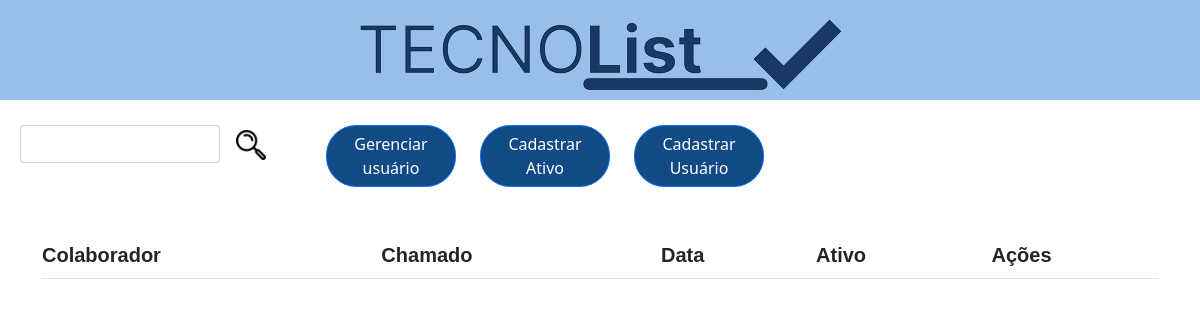
Page /app/View/pages/Lista.php (signed in) on the earlier database version.
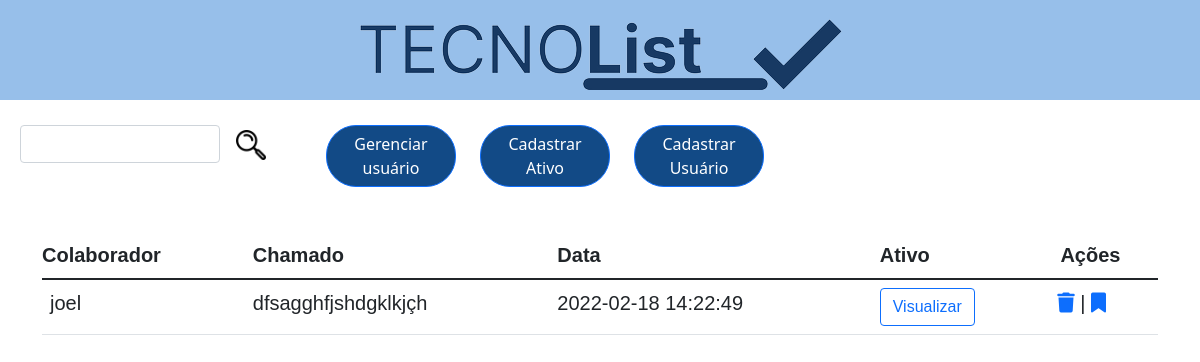
Same page on the later database version.
### tables this page shows
CREATE TABLE `usuario` (
  `id_usuario` int(11) NOT NULL,
  `nome` varchar(100) NOT NULL,
  `senha` varchar(32) NOT NULL,
  `ativo` binary(1) DEFAULT '1',
  `id_grupo` int(11) DEFAULT NULL
);

CREATE TABLE `chamado` (
  `id_chamado` int(11) NOT NULL,
  `descricao` varchar(45) NOT NULL,
  `data_abertura` datetime NOT NULL,
  `data_fechamento` datetime NOT NULL,
  `status` binary(1) DEFAULT '1',
  `id_ativo` int(11) NOT NULL,
  `id_usuario` int(11) NOT NULL
);

### app/View/pages/Lista.php (the view, shortened to what this page needs)
<?php
require_once('../../Model/conexao.php');
if (!empty($_GET['search'])) {
    $data = $_GET['search'];
    $sql = "SELECT * FROM chamado cha INNER JOIN usuario usr ON cha.id_usuario=usr.id_usuario
    WHERE cha.id_chamado LIKE '%$data%' or cha.descricao LIKE '%$data%' or usr.nome LIKE '%$data%'
    AND cha.status = 1
    ORDER BY cha.id_chamado DESC";
} else {
    $sql = "SELECT * FROM  chamado WHERE `status` = 1 ORDER BY id_chamado DESC";
}
$result = $conn->query($sql);
?>
<!DOCTYPE html>
<html lang="pt-br">
<head>
    <link href="https://cdn.jsdelivr.net/npm/bootstrap@5.1.3/dist/css/bootstrap.min.css" rel="stylesheet"
>
    <link rel="stylesheet" href="../css/listas.css">
</head>
<body>
    <header style="background-color: #97BFEA;"><button onclick="(function(){ window.open('../../Controller/sair.php', '_self');})()"  id="sair" style="border-radius: 30px;">Sair</button></header>
    <nav>
      <div class="col-md-2">
        <input type="text" class="form-control" name="pesquisa" id="pesquisar">
      </div>
          <button onclick="searchData()" class="botao0" type="submit"></button>
        <div class="bioma">
            <div class="d-grid gap-4">
             <button onclick="(function(){ window.open('Gusuarios.php', '_self');})()"  id="botao7"  style="border-radius: 30px; background-color: #124A86;" class="btn btn-primary" type="submit">Gerenciar usuário</button>
            </div>
        </div>
        <div class="botao">
            <div class="d-grid gap-4">
             <button onclick="(function(){ window.open('Cadativo.php', '_self');})()"  id="botao1"  style="border-radius: 30px; background-color: #124A86" class="btn btn-primary" type="submit">Cadastrar Ativo</button>
            </div>
        </div>
        <div class="botao2">
            <div class="d-grid gap-4">
                 <button onclick="(function(){ window.open('cadastrese.php', '_self');})()" style="border-radius: 30px; background-color: #124A86" class="btn btn-primary" type="submit">Cadastrar Usuário</button>
            </div>
        </div>
        </nav>
    <div class="container">
        <div class="table-responsive">
            <table class="table">
                <thead>
                  <tr>
                    <th id="colaborador">Colaborador</th>
                    <th id="chamado">Chamado</th>
                    <th id="data">Data</th>
                    <th id="ativo">Ativo</th>
                    <th id="status">Ações</th>
                  </tr>
                    <tbody>
            <?php
            while($chamado_data = $result->fetch_assoc())
            {
                extract($chamado_data);
                echo "<tr>";
                $resultado_user = "SELECT * FROM usuario WHERE id_usuario = '$id_usuario' ";
                $re_user = mysqli_query($conn, $resultado_user);
                while ($row_user = mysqli_fetch_assoc($re_user)) { ?>
                <td> <?php echo $row_user['nome']; ?> </td> <?php
                }
                echo "<td>" . $descricao . "</td>";
                echo "<td>" . $data_abertura . "</td>";
                echo "<td><button type='button' class='btn btn-outline-primary' onclick='visAtivo($id_chamado)' id='$id_chamado'>Visualizar</button></td>";
                 echo "<td>
            <a href='../../Model/deletar.php?id=$id_chamado' title='Deletar' data-confirm='Tem certeza de que deseja excluir o item selecionado?' style='text-decoration:none;' >
            <i class='fa-solid fa-trash'></i>
            </a>
            ";
            echo "|";
                 echo "
            <a href='../../Model/concluido.php?status=$id_chamado' ok-confirm='Tem certeza de que deseja Concluir este item?'>
            <i class='fa-solid fa-bookmark'></i>
            </a>
                 </td>";
                echo "</tr>";
            }
            ?>
                    </tbody>
                </table>
        </div>
        </div>
</body>
</html>

### app/View/css/listas.css (style rules this page uses)
header { background-color: #97BFEA; height: 100px; background: url(../images/0.png), url(../images/1.png); background-repeat: no-repeat, no-repeat; background-position: 1% 3%, 98% 3%; background-size: 35%, 8%; }
.container { padding: 1%; }
nav { display: flex; }
input { margin-left: 80%; margin-top: 15%; width: 10%; }
.botao0 { background: url(../images/3.png); background-size: cover; border: none; margin-top: 38px; margin-left: 190px; width: 30px; height: 30px; }
.botao { margin-top: 3%; margin-left: 3%; width: 130px; }
.bioma { margin-top: 3%; margin-left: 25%; width: 130px }
.botao2 { margin-top: 3%; margin-left: 2%; margin-right: 5%; width: 130px; }
table { font-size: 20px; font-family: Arial, Helvetica, sans-serif; margin-top: 3%; }
#colaborador { padding-left: 0%; }
#status { padding-left: 1%; }
@media screen and (max-width: 1200px) { header { background-color: #97BFEA; height: 100px; background: url(../images/0.png); background-repeat: no-repeat, no-repeat; background-position: center; background-size: auto; } }
@media screen and (max-width: 1200px) { nav { display: flex; } }
@media screen and (max-width: 1200px) { input { margin-left: 10%; margin-top: 25px; } }
@media screen and (max-width: 1200px) { .botao0 { margin-top: 30px; margin-left: 3%; width: 30px; height: 30px; } }
@media screen and (max-width: 1200px) { .bioma { margin-top: 25px; margin-left: 5%; width: 130px; } }
@media screen and (max-width: 1200px) { .botao { margin-top: 25px; margin-left: 2%; width: 130px; } }
@media screen and (max-width: 1200px) { .botao2 { margin-top: 25px; margin-right: 5%; width: 130px; } }
@media screen and (max-width: 1200px) { table { font-size: 20px; font-family: Arial, Helvetica, sans-serif; margin-top: 3%; } }
@media screen and (max-width: 1200px) { #colaborador { padding-left: 0%; } }

Differences in the rows shown:
added chamado: descricao "dfsagghfjshdgklkjçh", data_abertura "2022-02-18 14:22:49"
now on this page (row edited): usuario: nome "joel"
